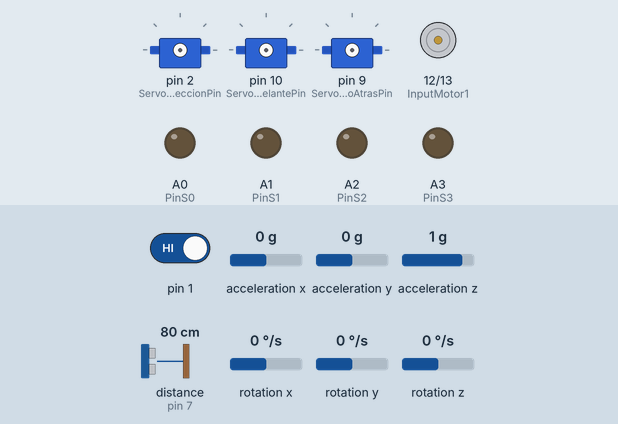
A sketch run on a simulated Arduino Nano, built with avr-gcc and run on an emulated ATmega328P. Shown: 3 × servo, motor-driver pin pairs drawn as motors (green arrow = first pin HIGH = forward, orange = second pin HIGH = backward, longer = more drive), output pins drawn as LEDs (lit = HIGH). Wiring (inferred from the names in the program): MPU-6050 motion sensor at I2C address 0x68. Inputs (shaded band) come from the test bench; at power-on: pin 1 HIGH, distance to the obstacle (sensor on pin 7) 80 cm, acceleration x 0 g, acceleration y 0 g, acceleration z 1 g, rotation x 0 °/s, rotation y 0 °/s, rotation z 0 °/s. The echo pulse lasts 58.3 µs per cm; pins used as bus, display or sensor lines are not drawn.

Above: at 1.8 s.
1.9 s: pin 1 driven LOW
At 7.0 s:
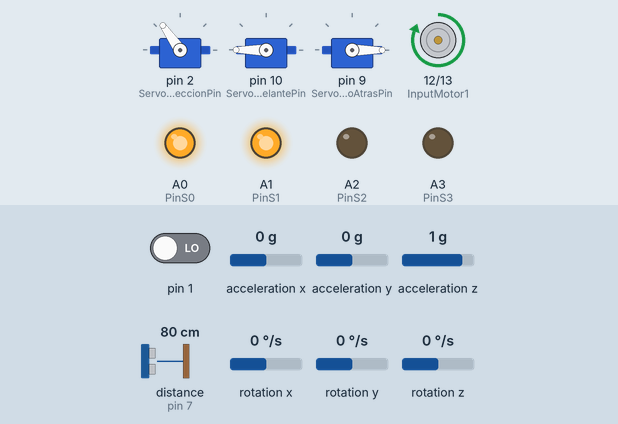
7.7 s: distance to the obstacle (sensor on pin 7) set to 120 cm
At 8.2 s:
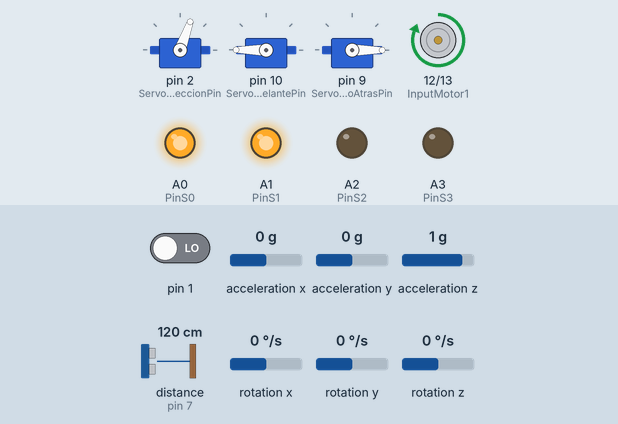
9.2 s: distance to the obstacle (sensor on pin 7) set to 2 cm
At 10.4 s:
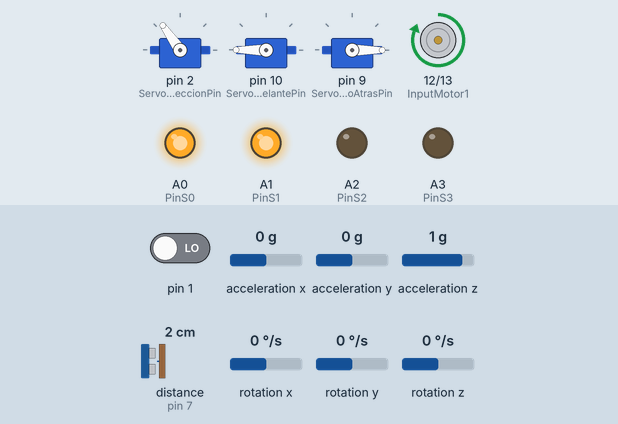
10.7 s: distance to the obstacle (sensor on pin 7) set to 250 cm
At 11.8 s:
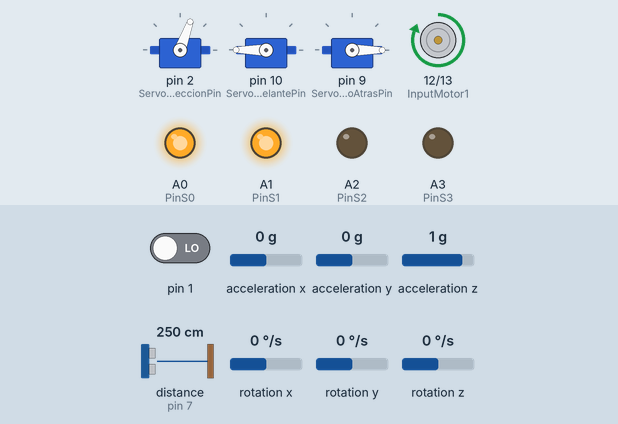
Timing chart, 0 to 13.2 s (numbered marks = the images above; inputs shaded):
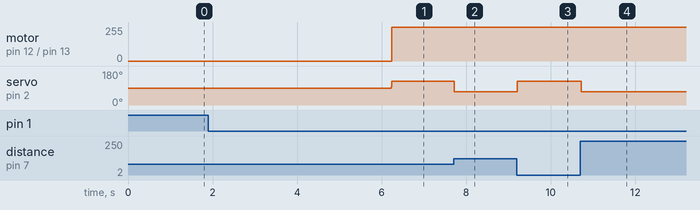

Measured:
- after the input at 1.9 s, motor on pin 12 (InputMotor1) / pin 13 (InputMotor2): stopped → forward 255/255 after 4.3 s; servo on pin 2 (ServoDireccionPin): 90° → 125° after 4.3 s
- after the input at 7.7 s, servo on pin 2 (ServoDireccionPin): 125° → 70° at once
- after the input at 9.2 s, servo on pin 2 (ServoDireccionPin): 70° → 125° at once
- after the input at 10.7 s, servo on pin 2 (ServoDireccionPin): 125° → 70° at once

The sketch:

CarroCompetenciaWRO.ino
```cpp
// Librerías

#include "FEPO.h"
#include <Servo.h>
#include "UltraSonicoSM.h"
#include "ValorReferenciaSM.h"

// Constantes (Definimos en dónde conectamos todo)
#define ServoDireccionPin 2
#define ServoUltrasonicoAdelantePin 10
#define ServoUltrasonicoAtrasPin 9
// Pines de ultrasonicos
#define TriggerUltrasonicoAtras 11
#define EchoUltrasonicoAtras 3
#define TriggerUltrasonicoAdelante 6
#define EchoUltrasonicoAdelante 7
#define TriggerUltrasonicoObstaculo 5
#define EchoUltrasonicoObstaculo 4
#define TiempoEntrePosiciones 20  //ms
//Pines de Seguidores de línea analogos
#define SeguidorIzquierda A6
#define SeguidorDerecha A7
//Pines sensor color
#define PinSalidaColor 8
#define PinS0 A0
#define PinS1 A1
#define PinS2 A2
#define PinS3 A3
// Pines Motor propulsor
#define InputMotor1 12
#define InputMotor2 13


// Definir Objetos
Servo ServoDireccion;            // Creamos un objeto servo
Servo ServoUltrasonicoAdelante;  // Creamos un objeto servo
Servo ServoUltrasonicoAtras;     // Creamos un objeto servo

// Variables Robot

// Posiciones actuales Servo
int PosServoDireccion{ 90 };
int MinServoDireccion{ 70 };
int MaxServoDireccion{ 125 };
int PosServoUltrasonicoAdelante{ 90 };
int PosServoUltrasonicoAtras{ 90 };

// Variables Sensores
char LadoGiro{};  // I C D (Izquierda Centro Derecha)

char Color{};  // R V A (Rojo Verde Azul)
int Rojo{};
int Verde{};
int Azul{};
int UMBRAL_DIF = 15;  // Diferencia mínima entre componentes para decidir
int MIN_VAL = 20;     // Valor mínimo válido para considerar un color
int MAX_VAL = 255;    // Valor máximo válido (dependerá de tu sensor)

char DireccionCarro{};  // A B P(Adeltante o Atras o Parar)
int AnguloActual{};     // Valor de MPU6050 o giroscopio
// Variables donde se guarda la informacion obtenida de los sensores
int DistanciaUltrasonicoDelante{};
int DistanciaUltrasonicoAtras{};
int DistanciaUltrasonicoObstaculo{};
int ValorLineaIzquierda{};
int ValorLineaDerecha{};
float ContadorVueltas{};
int PosServoError{};

// Variables de pasos
int Acto{ 0 };
int dir{ 0 };


// Timers
unsigned long TiempoServosPasado{};
int IntervaloEntrePosiciones{ TiempoEntrePosiciones };

// Timer Mediciones
unsigned long TiempoPasadoMediciones{};
int IntervaloMediciones{ 1 };

// Condiciones de inicio Robot
int DistanciaInicialParedUltrasonicoAdelante{};
int DistanciaInicialParedUltrasonicoAtras{};
int ErrorDistanciaAdelante{};
int ErrorDistanciaAtras{};

// Variables para contar vueltas
float AnguloPrevio = 0;     // Ángulo en la última medición
long AcumuladorAngulo = 0;  // Total de grados recorridos
//int ContadorVueltas = 0;    // Número de vueltas completadas


// Prototipos de funciones
char detectarColor(int r, int g, int b);


void setup() {

  inicioMPU();
  // Serial.begin(9600);

  ServoDireccion.attach(ServoDireccionPin);                      // Pin donde está conectado el servo (PWM)
  ServoUltrasonicoAdelante.attach(ServoUltrasonicoAdelantePin);  // Pin donde está conectado el servo (PWM)
  ServoUltrasonicoAtras.attach(ServoUltrasonicoAtrasPin);        // Pin donde está conectado el servo (PWM)
  //Posiciones iniciales
  ServoDireccion.write(PosServoDireccion);
  ServoUltrasonicoAdelante.write(PosServoUltrasonicoAdelante);
  ServoUltrasonicoAtras.write(PosServoUltrasonicoAtras);

  //Inicializar Ultrasónicos
  init_UltraSonico(TriggerUltrasonicoAtras, EchoUltrasonicoAtras);
  init_UltraSonico(TriggerUltrasonicoAdelante, EchoUltrasonicoAdelante);
  init_UltraSonico(TriggerUltrasonicoObstaculo, EchoUltrasonicoObstaculo);

  //Inicializar Seguidores de línea
  pinMode(SeguidorIzquierda, INPUT);
  pinMode(SeguidorDerecha, INPUT);

  // Sensor Color
  pinMode(PinS0, OUTPUT);
  pinMode(PinS1, OUTPUT);
  pinMode(PinS2, OUTPUT);
  pinMode(PinS3, OUTPUT);
  pinMode(PinSalidaColor, INPUT);
  digitalWrite(PinS0, HIGH);
  digitalWrite(PinS1, HIGH);

  // Inicializar Motor
  pinMode(InputMotor1, OUTPUT);
  pinMode(InputMotor2, OUTPUT);
  analogWrite(InputMotor1, 0);
  analogWrite(InputMotor2, 0);

  pinMode(0, INPUT_PULLUP);

  // BOTONES CONTROL
  bool inicio{ true };
  while (inicio) {
    if (digitalRead(1) == LOW) {
      LadoGiro = 'I';
      inicio = false;
      int MinServoDireccion{ 70 };
      int MaxServoDireccion{ 125 };
    }
    if (digitalRead(0) == LOW) {
      LadoGiro = 'D';
      inicio = false;
      int MinServoDireccion{ 125 };
      int MaxServoDireccion{ 70 };
    }
  }

  // Aquí decidimos con los botones a dónde irá el robot (Izquierda o derecha)


  // Sentencia para escoger lado (Botones)

  DireccionCarro = 'P';
  PosServoDireccion = 97;
  Acto = 0;  //Calibraciones iniciales
}

void loop() {

  // Poner posicion deseada de los servos según el giro
  if (LadoGiro == 'I') {

    PosServoUltrasonicoAdelante = 180;
    PosServoUltrasonicoAtras = 0;
    ServoUltrasonicoAdelante.write(PosServoUltrasonicoAdelante);
    ServoUltrasonicoAtras.write(PosServoUltrasonicoAtras);
    delay(2000);
    LadoGiro = 0;


  } else if (LadoGiro == 'D') {

    PosServoUltrasonicoAdelante = 0;
    PosServoUltrasonicoAtras = 180;
    ServoUltrasonicoAdelante.write(PosServoUltrasonicoAdelante);
    ServoUltrasonicoAtras.write(PosServoUltrasonicoAtras);
    delay(2000);
    LadoGiro = 0;

  } else if (LadoGiro == 'C') {
    PosServoUltrasonicoAdelante = 90;
    PosServoUltrasonicoAtras = 90;
    ServoUltrasonicoAdelante.write(PosServoUltrasonicoAdelante);
    ServoUltrasonicoAtras.write(PosServoUltrasonicoAtras);
    delay(2000);
    LadoGiro = 0;
  }

  // Posicionar servos según sea la necesidad
  if (millis() >= TiempoServosPasado + IntervaloEntrePosiciones) {
    ServoDireccion.write(PosServoDireccion);
    TiempoServosPasado = millis();
  }

  // El Robot Se mueva a adelante, atras o pare.
  if (DireccionCarro == 'A') {
    analogWrite(InputMotor1, 150);
    analogWrite(InputMotor2, 0);
  } else if (DireccionCarro == 'B') {
    analogWrite(InputMotor1, 0);
    analogWrite(InputMotor2, 150);
  } else if (DireccionCarro == 'P') {
    analogWrite(InputMotor1, 0);
    analogWrite(InputMotor2, 0);
  }

  // Mediciones
  // Angulo de carro
  // Medir Angulos
  mpuupdate();
  AnguloActual = yaw;

  if (millis() >= TiempoPasadoMediciones + IntervaloMediciones) {
    //UltraSonico

    DistanciaUltrasonicoDelante = Distancia_UltraSonico(TriggerUltrasonicoAdelante, EchoUltrasonicoAdelante);
    //DistanciaUltrasonicoAtras = Distancia_UltraSonico(TriggerUltrasonicoAtras, EchoUltrasonicoAtras);
    //DistanciaUltrasonicoObstaculo = Distancia_UltraSonico(TriggerUltrasonicoObstaculo, EchoUltrasonicoObstaculo);

    // Medicion de Color
    /*
    digitalWrite(PinS2, LOW);
    digitalWrite(PinS3, LOW);
    Rojo = pulseIn(PinSalidaColor, digitalRead(PinSalidaColor) == HIGH ? LOW : HIGH);
    digitalWrite(PinS3, HIGH);
    Azul = pulseIn(PinSalidaColor, digitalRead(PinSalidaColor) == HIGH ? LOW : HIGH);
    digitalWrite(PinS2, HIGH);
    Verde = pulseIn(PinSalidaColor, digitalRead(PinSalidaColor) == HIGH ? LOW : HIGH);
    // Determinar Color
    Color = detectarColor(Rojo, Verde, Azul);
*/

    TiempoPasadoMediciones = millis();
  }


  //////////////////////////////////////////////////////////////////////////////////////////// Procedimiento para RETO 1 ///////////////////////////////////////////////////////////////////////////


  /*

  int DistanciaUltrasonicoDelante{};
int DistanciaUltrasonicoAtras{};
int DistanciaUltrasonicoObstaculo{};
int ValorLineaIzquierda{};
int ValorLineaDerecha{};

int DistanciaParedUltrasonicoAdelante{};
int DistanciaParedUltrasonicoAtras{};

ContadorVueltas

int ErrorDistanciaAdelante{};
int ErrorDistanciaAtras{};
*/
  if (Acto == 0) {  // Registras las condiciones iniciales
    //Serial.println("Acto 1");
    DireccionCarro = 'A';
    DistanciaUltrasonicoDelante = Distancia_UltraSonico(TriggerUltrasonicoAdelante, EchoUltrasonicoAdelante) + 10;  ////////////MODIFICAR SI SE QUIERE SEPARAR DE LA PARED
    DistanciaInicialParedUltrasonicoAdelante = DistanciaUltrasonicoDelante;
    DistanciaInicialParedUltrasonicoAtras = DistanciaUltrasonicoAtras;
    ServoDireccion.write(97);
    Acto = 1;
  }
  ////////////////**************************************************************************************************************************************************************************************
  else if (Acto == 1) {
    // Contar las vueltas

    ContadorVueltas = abs(angleZ / 360);
    // Serial.println(angleZ);
    if (ContadorVueltas >= 7.8) {  ////MODIFICAR SI LO COMPLETA LAS VUELTAS
      DireccionCarro = 'P';
      Acto = 2;
    }
    //////////////////////////////////**********************************************************************************************************************************************************************
    // Que se mantenga a cierta distancia


    float errorDistancia{};
    errorDistancia = (DistanciaUltrasonicoDelante - DistanciaInicialParedUltrasonicoAdelante) * 20;  //// 20 - 30 SI REACCIONA MUY LENTO
    int PosServoError = map(errorDistancia, 20, -20, MinServoDireccion, MaxServoDireccion);

    /*if (dir == 1) {
      int PosServoError = map(errorDistancia, 20, -20, MaxServoDireccion, MinServoDireccion);
    }

    if (dir == 2) {
      int PosServoError = map(errorDistancia, 20, -20, MinServoDireccion, MaxServoDireccion);
    }*/
    if (PosServoError > MaxServoDireccion) PosServoError = MaxServoDireccion;
    if (PosServoError < MinServoDireccion) PosServoError = MinServoDireccion;
    PosServoDireccion = PosServoError;
    ServoDireccion.write(PosServoDireccion);

    ///////////**********************************************************************************************************************************************************
  }
}

// Funciones EXTRA

char detectarColor(int r, int g, int b) {
  // Si los valores son muy bajos, consideramos que no hay color válido
  if (r < MIN_VAL && g < MIN_VAL && b < MIN_VAL) {
    return '?';  // Sin detección
  }

  // Diferencias entre componentes
  int difRG = r - g;
  int difRB = r - b;
  int difGB = g - b;

  // --- Clasificación básica ---
  if ((r > b + UMBRAL_DIF) && (r > g)) {
    return 'A';  // Rojo
  } else if ((b > r + UMBRAL_DIF) && (b > g)) {
    return 'V';  // Azul
  } else if ((g > r + UMBRAL_DIF) && (g > b)) {
    return 'R';  // Verde (extra ejemplo)
  } else {
    return '?';  // Indefinido o mezcla
  }
}
```

FEPO.cpp
```cpp
/* Librería creada por: Estephan Portales
 * Basada en librerías existentes para MPU6050
 */

#include "FEPO.h"
#include <Wire.h>  // Comunicación I2C
#include <EEPROM.h>

float gyroXoffset, gyroYoffset, gyroZoffset;  // offsets del giroscopio
float temp, accX, accY, accZ, gyroX, gyroY, gyroZ;
float angleGyroX, angleGyroY, angleGyroZ;
float angleAccX, angleAccY;
float angleX, angleY, angleZ;
float roll, pitch, yaw;

// Para integración temporal
unsigned long preintervalo1 = 0;

// Prototipos
void inicioMPU();
void MPUwrite(byte reg, byte data);
byte MPUread(byte reg);
void calcoffset(bool console);
void mpuupdate();

void inicioMPU() {
  Wire.begin();          // iniciamos I2C
  MPUwrite(0x19, 0x00);  // SMPLRT_DIV
  MPUwrite(0x1a, 0x00);  // CONFIG
  MPUwrite(0x1b, 0x08);  // GYRO_CONFIG (+/- 500 deg/s)
  MPUwrite(0x1c, 0x00);  // ACCEL_CONFIG (+/- 2g)
  MPUwrite(0x6b, 0x01);  // PWR_MGMT_1

  preintervalo1 = millis();
  calcoffset(true);
}

void MPUwrite(byte reg, byte data) {
  Wire.beginTransmission(0x68);
  Wire.write(reg);
  Wire.write(data);
  Wire.endTransmission();
}

byte MPUread(byte reg) {
  Wire.beginTransmission(0x68);
  Wire.write(reg);
  Wire.endTransmission(true);
  Wire.requestFrom(0x68, 1);
  return Wire.read();
}

void calcoffset(bool console) {
  float x = 0, y = 0, z = 0;
  int16_t rx, ry, rz;

  delay(1000);

  for (int i = 1; i <= 3000; i++) {
    Wire.beginTransmission(0x68);
    Wire.write(0x43);  // registro giroscopio X
    Wire.endTransmission(false);
    Wire.requestFrom((int)0x68, 6);

    rx = Wire.read() << 8 | Wire.read();
    ry = Wire.read() << 8 | Wire.read();
    rz = Wire.read() << 8 | Wire.read();

    x += ((float)rx)/65.5;
    y += ((float)ry)/65.5;
    z += ((float)rz)/65.5;
  }

  gyroXoffset = x / 3000.0;
  gyroYoffset = y / 3000.0;
  gyroZoffset = z / 3000.0;

  if(console){
    Serial.println("Offsets calculados:");
    Serial.print("X: "); Serial.println(gyroXoffset);
    Serial.print("Y: "); Serial.println(gyroYoffset);
    Serial.print("Z: "); Serial.println(gyroZoffset);
  }
}

void mpuupdate() {
  int16_t rawAccX, rawAccY, rawAccZ, rawTemp;
  int16_t rawGyroX, rawGyroY, rawGyroZ;

  Wire.beginTransmission(0x68);
  Wire.write(0x3B);  // primer registro a leer
  Wire.endTransmission(false);
  Wire.requestFrom((int)0x68, 14);

  rawAccX = Wire.read() << 8 | Wire.read();
  rawAccY = Wire.read() << 8 | Wire.read();
  rawAccZ = Wire.read() << 8 | Wire.read();
  rawTemp = Wire.read() << 8 | Wire.read();
  rawGyroX = Wire.read() << 8 | Wire.read();
  rawGyroY = Wire.read() << 8 | Wire.read();
  rawGyroZ = Wire.read() << 8 | Wire.read();

  // Conversión
  temp = (rawTemp + 12412.0)/340.0;
  accX = ((float)rawAccX)/16384.0;
  accY = ((float)rawAccY)/16384.0;
  accZ = ((float)rawAccZ)/16384.0;

  // Ángulos acelerómetro
  angleAccX = atan2(accY, sqrt(accZ*accZ + accX*accX))*180.0/PI;
  angleAccY = atan2(accX, sqrt(accZ*accZ + accY*accY))*-180.0/PI;

  // Giroscopio
  gyroX = ((float)rawGyroX)/65.5 - gyroXoffset;
  gyroY = ((float)rawGyroY)/65.5 - gyroYoffset;
  gyroZ = ((float)rawGyroZ)/65.5 - gyroZoffset;

  // Delta tiempo en segundos
  static unsigned long lastMicros = micros();
  float dt = (micros() - lastMicros)/1000000.0;
  lastMicros = micros();

  // Integración giroscopio
  angleGyroX += gyroX * dt;
  angleGyroY += gyroY * dt;
  angleGyroZ += gyroZ * dt;

  // Filtro complementario para roll y pitch
  float alpha = 0.98;  // 0.98 giroscopio / 0.02 acelerómetro
  angleX = alpha * (angleX + gyroX*dt) + (1-alpha) * angleAccX;
  angleY = alpha * (angleY + gyroY*dt) + (1-alpha) * angleAccY;

  // Yaw acumulado (sin normalizar)
  static float yaw_suave = 0;
  yaw_suave = alpha * (yaw_suave + gyroZ*dt) + (1-alpha) * yaw_suave;
  yaw = yaw_suave;

  // Salida
  roll = angleX;
  pitch = angleY;
  angleZ = angleGyroZ; // para uso directo si quieres acumular giros
}
```

FEPO.h
```cpp
/*Libreria creada por: Estephan Portales
* Basandose en librerias existentes para MPU6050
*
*/
#ifndef FEPO
#define FEPO
#include <Arduino.h>

void inicioMPU();
void MPUwrite(byte reg, byte datas);
byte MPUread(byte reg);
void calcoffset(bool console);
void mpuupdate();


extern float roll, pitch, yaw, gyroX, gyroY, angleZ;


#endif
```

UltraSonicoSM.cpp
```cpp
#include "UltraSonicoSM.h"

void init_UltraSonico(int Trigger, int Echo){
pinMode(Trigger, OUTPUT);
pinMode(Echo,INPUT);

}

float Distancia_UltraSonico(int Trigger, int Echo){
    long duracion{};
    float distancia{};

    // Aseguramos que el trigger esté en LOW
    digitalWrite(Trigger, LOW);
    delayMicroseconds(2);

    // Enviamos pulso de 10us
    digitalWrite(Trigger, HIGH);
    delayMicroseconds(10);
    digitalWrite(Trigger, LOW);

    // Medimos la duración del pulso en echo
    duracion = pulseIn(Echo, HIGH);

    // Calculamos la distancia (cm)
    distancia = duracion * 0.0343 / 2;

    return distancia;
}
```

UltraSonicoSM.h
```cpp
#ifndef UltraSonicoSM
#define UltraSonicoSM

#include <Arduino.h>

// Prototipo de funciones
void init_UltraSonico(int Trigger, int Echo);
float Distancia_UltraSonico(int Trigger, int Echo);

#endif
```

ValorReferenciaSM.cpp
```cpp
#include "ValorReferenciaSM.h"

void PosicionServo(int &PosServo, int Referencia, int LimInferior, int LimSuperior){

    Referencia > LimSuperior ? Referencia = LimSuperior : Referencia = Referencia;
    Referencia < LimInferior ? Referencia = LimInferior : Referencia = Referencia;

    Referencia > PosServo ? PosServo++ : PosServo = PosServo;
    Referencia < PosServo ? PosServo-- : PosServo = PosServo;


}
```

ValorReferenciaSM.h
```cpp
#ifndef ValorReferenciaSM
#define ValorReferenciaSM

#include <Arduino.h>

void PosicionServo(int &PosServo, int Referencia, int LimInferior, int LimSuperior);

#endif
```
